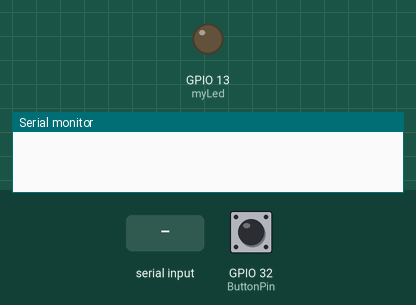
The sketch below on a simulated ESP32. Shown: output pins drawn as LEDs (lit = HIGH), the last lines printed to the serial monitor. Inputs (shaded band) come from the test bench; at power-on: GPIO 32 (ButtonPin) LOW. The modem accepts every AT command (registered, SIM ready, sends succeed) and sends nothing else.

Above: at 0.0 s.
At 7.0 s:
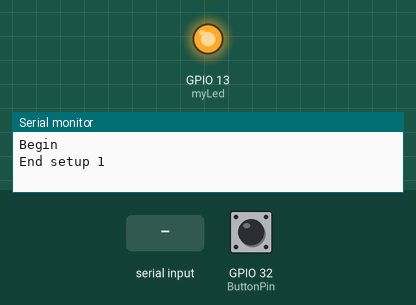
7.1 s: "ATDH0\n" received over the second serial link
8.8 s: "1" received over the second serial link
Timing chart, 0 to 11.8 s (numbered marks = the images above; inputs shaded):
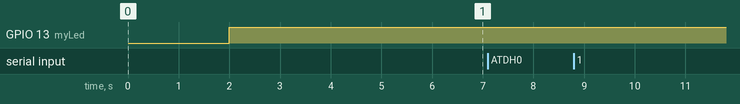

The sketch:

XbeeSpeedTestTx.ino
```cpp
// two maple mini,  serial 1


int cnt = 2;
int timer = 0;
int inc = 1;
int tnow = 0;
int onesec = 100;
int halfsec = 100;
String ret = "";
String okstr = "OK";
int go = 0;


// Pin definitions
int intPin = 12;  // These can be changed, 2 and 3 are the Arduinos ext int pins
int myLed  = 13;  // Set up pin 13 led for toggling
int ButtonPin = 32;

void at_cmd1(String msg)
{
  go = 0;

  Serial.println("__1__");
  Serial.println(msg);
  Serial1.println(msg);

  while(!go){
    tnow = millis();
    if(tnow-onesec > 1000){
      onesec = tnow;
      if(Serial1.available()>0){
        ret = Serial1.readString();
        Serial.println(ret);
        go = 1;
      }
    }
  }
}

void at_cmd1_loop(String msg)
{
  go = 0;

  Serial1.print("+++");
  delay(1200);
  if(Serial1.available()>0){
    ret = Serial1.readString();
    Serial.println(ret);
    go = 1;
    if(ret.equals(okstr)){
      Serial.println("Error - not in command mode");
      return;
    }
  }
  else
  {
    Serial.println("Error2 - not in command mode");
    return;
  }


  at_cmd1(msg);
  at_cmd1("ATCN");

}

void setup() {
  Serial.begin(115200);
  Serial.setTimeout(100);
  Serial1.begin(115200);
  Serial1.setTimeout(100);

  delay(2000);

  Serial.println("Begin");


  // Set up the interrupt pin, its set as active high, push-pull
  pinMode(intPin, INPUT);
  digitalWrite(intPin, LOW);
  pinMode(myLed, OUTPUT);
  digitalWrite(myLed, HIGH);

  pinMode(ButtonPin, INPUT);


  //Serial.println("Waiting for button");
  //while(!digitalRead(ButtonPin));

  while(!go){
    tnow = millis();
    if(tnow-onesec > 1200){
      onesec = tnow;
      Serial1.print("+++");
      delay(1200);
      go = 1;
      Serial.println("End setup 1");
      onesec = millis();
    }
  }

  go = 0;

  while(!go){
    tnow = millis();
    if(tnow-onesec > 1000){
      onesec = tnow;
      if(Serial1.available()>0){
        ret = Serial1.readString();
        Serial.println(ret);
        go = 1;
        if(ret.equals(okstr)){
          Serial.println("Error - not in command mode");
          while(1);
        }
      }
    }
  }

  go = 0;


  at_cmd1("ATCE");
  //at_cmd1("ATDH0");
  //at_cmd1("ATDLFFFF"); // BROADCAST
  at_cmd1("ATDH13A200");
  at_cmd1("ATDL415C956F");
  at_cmd1("ATRO0");
  at_cmd1("ATRO3");
  at_cmd1("ATPL0");
  at_cmd1("ATPM0");
  at_cmd1("ATCN");

  while(!digitalRead(ButtonPin));
  delay(2000);
}


char txBuffer[256];

void loop() {


  while(digitalRead(intPin));
  tnow = millis();
  sprintf(txBuffer, "%dX", tnow);
  Serial1.print(txBuffer);


  /*
  if(tnow-onesec > 1)
  {
    onesec = tnow;

    sprintf(txBuffer, "%d %dX", cnt++, onesec);
    //sprintf(txBuffer, "%dX", cnt++);


    if(digitalRead(intPin)){
      sprintf(txBuffer, "CTS hitX");
      //Serial.print(txBuffer);
      while(digitalRead(intPin));
    }

    while(digitalRead(intPin));

    //Serial.print(txBuffer);
    Serial1.print(txBuffer);
    //Serial1.print(cnt, DEC);
    //Serial.println(cnt, DEC);

    //cnt = cnt+1;
  }*/


}
```
